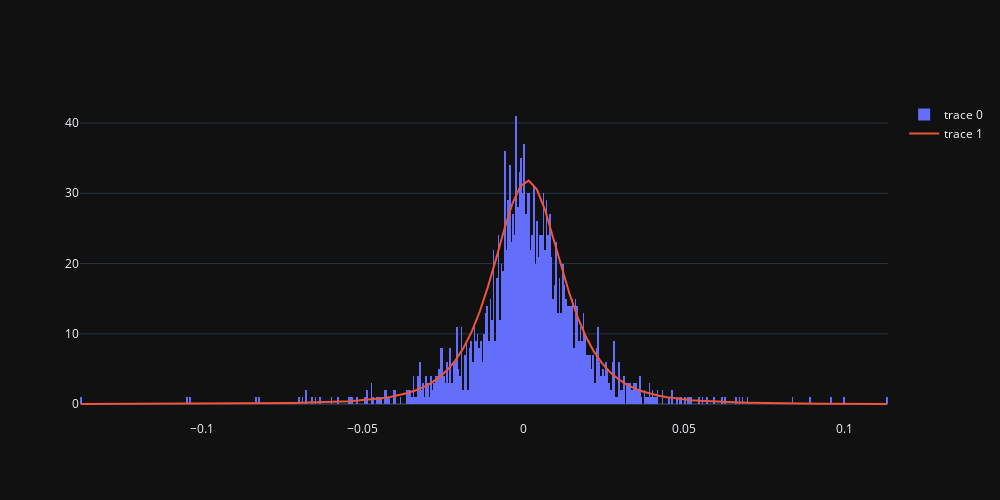

Notebook source saved alongside this figure:
### Code cell
import plotly.graph_objects as go
fig = go.Figure()
fig.add_trace(go.Histogram(x =aapl_df['log_return'], nbinsx = 1000))
fig.add_trace(go.Scatter(x = x_ls, y = y_ls, mode = 'lines'))
fig.update_layout(template = 'plotly_dark', 
                width=1000, 
                height=500)
fig.show()
